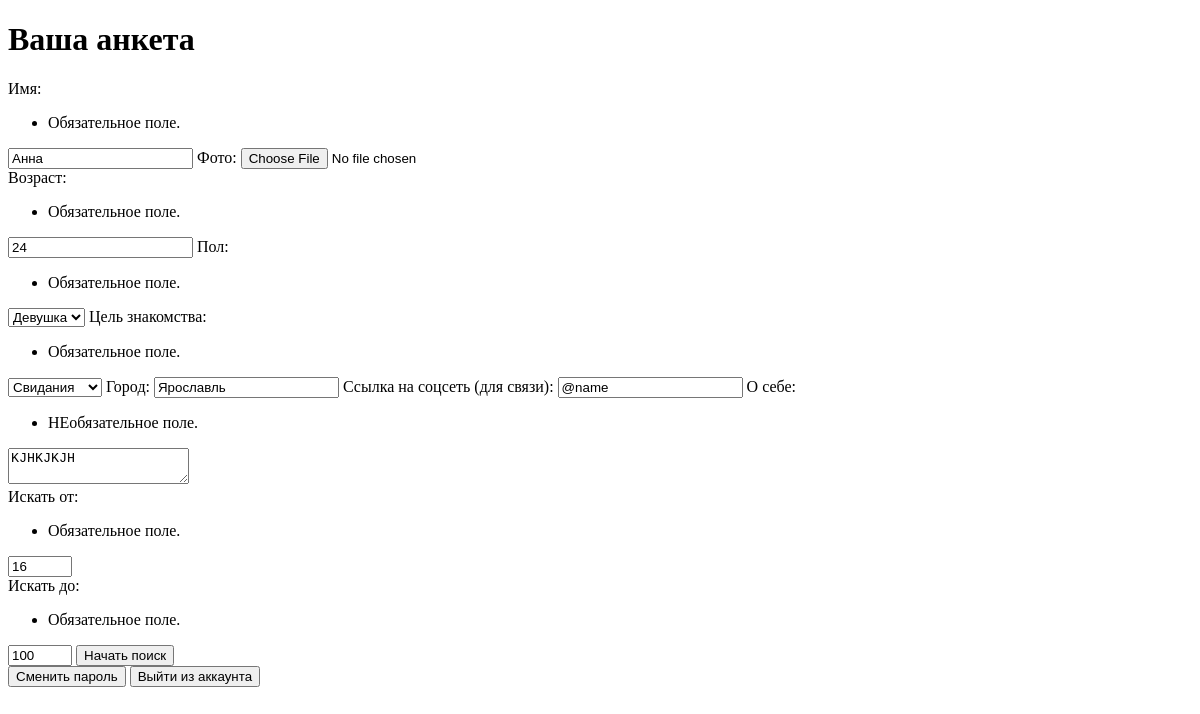
Before: /searching/myprofile/ (signed in) with the older database file.
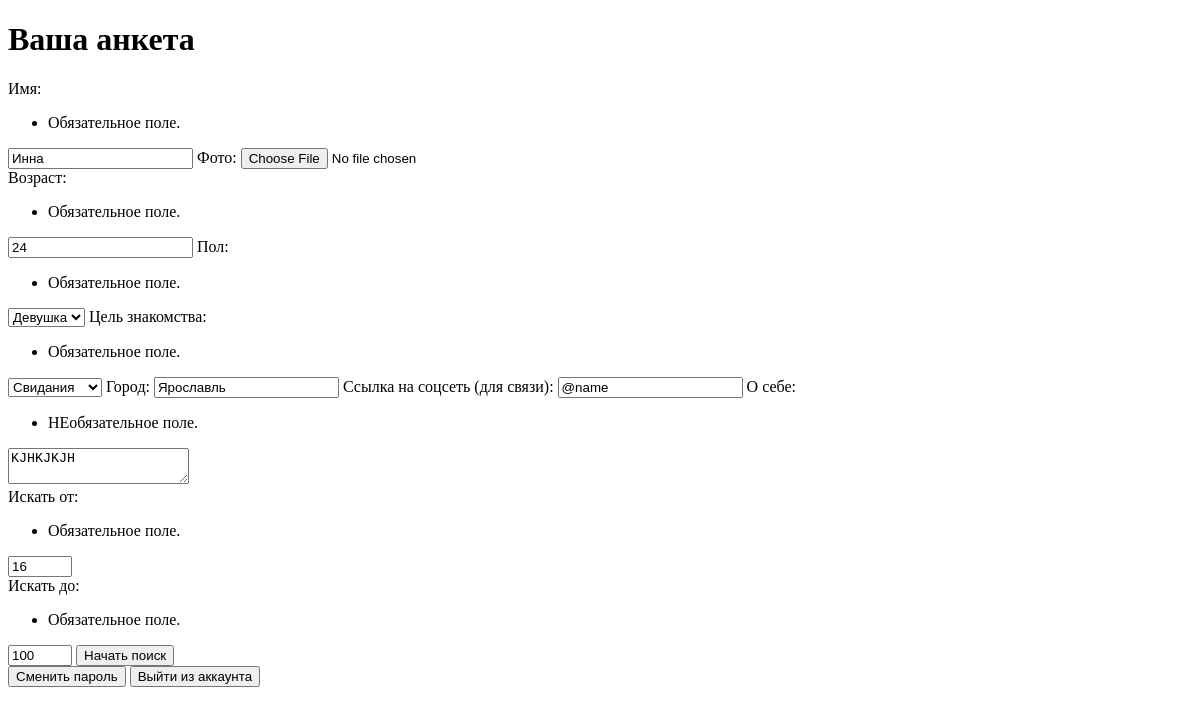
After: the same page with the newer database file.
### searching/models.py (models this page shows, shortened)
class Profile(models.Model):
    genders = (
        ('Парень', 'Парень'),
        ('Девушка', 'Девушка')
    )
    point_of_searching_list = (
        ('Отношения', 'Отношения'),
        ('Свидания', 'Свидания'),
        ('Дружба', 'Дружба'),
        ('Общение', 'Общение'),
    )
    name = models.CharField ('Имя', max_length=50)
    avatar = models.ImageField ('Фото', upload_to='photos/users', default='photos/users/default_avatar.jpg')
    age = models.IntegerField("Возраст")
    gender = models.CharField ("Пол", choices=genders, max_length=30, default=genders[0])
    point_of_searching = models.CharField ("Цель знакомства", choices=point_of_searching_list, max_length=30, default=point_of_searching_list[0])
    city = models.CharField ('Город', max_length=100, default="Не указано")
    description = models.TextField ('О себе', max_length=50)
    social = models.CharField ('Ссылка на соцсеть', max_length=50, default='@name')
    user = models.ForeignKey(User, verbose_name='Автор анкеты', on_delete=models.CASCADE)
    age_search_min = models.IntegerField("Возраст поиска (от)", default=16)
    age_search_max = models.IntegerField("Возраст поиска (до)", default=100)
    class Meta:
        verbose_name = "Анкета"
        verbose_name_plural = "Анкеты"

### searching/views.py (the view)
@login_required
def MyProfileView(request):
    defaults = load_defaults(request)
    return render (request, 'searching/myprofile.html', {'username': request.user.id, 'dname':defaults['name'], 'davatar':defaults['avatar'], 'dcity':defaults['city'], 'dage': defaults['age'], 'dgender': defaults['gender'], 'dpoint_of_searching':defaults['point_of_searching'], 'dsocial':defaults['social'], 'ddescription':defaults['description'], 'dminage':defaults['minage'], 'dmaxage':defaults['maxage']})

### searching/views.py (called while the page is built)
def load_defaults(request):
    profiles = Profile.objects.all()
    for profile in profiles:
        if str(profile.user) == str(request.user.username):
            return {'profileid':profile.id, 'name':profile.name, 'avatar':profile.avatar, 'city':profile.city, 'age': profile.age, 'gender': profile.gender, 'point_of_searching':profile.point_of_searching, 'social':profile.social, 'description':profile.description, 'minage':profile.age_search_min, 'maxage':profile.age_search_max}
    return {'name':'', 'avatar':'', 'city':'', 'age':'', 'gender':'', 'point_of_searching':'', 'social':'', 'description':'', 'minage':'', 'maxage':''}

### templates/searching/myprofile.html (shortened to what this page needs)
<!DOCTYPE html>
<html>
    <head>
    </head>
    <body>
        <h1>Ваша анкета</h1>
        <form action="{% url 'createprofile' %}" method="post">
            <tr>
                <th><label for="id_name">Имя:</label></th>
                <td>
                  <ul class="errorlist"><li>Обязательное поле.</li></ul>
                  <input type="text" value="{{dname}}" name="name" maxlength="50" required id="id_name">
                </td>
              </tr>
              <tr>
                <th><label  for="id_avatar">Фото:</label></th>
                <td>
                  <input type="file" name="avatar" value="{{davatar}}" accept="image/*" id="id_avatar">
                </td>
              </tr>
              <tr>
                <th><br><label for="id_age">Возраст:</label></th>
                <td>
                  <ul class="errorlist"><li>Обязательное поле.</li></ul>
                  <input type="number" value="{{dage}}" name="age" required id="id_age" min='16'>
                </td>
              </tr>
              <tr>
                <th><label for="id_gender">Пол:</label></th>
                <td>
                  <ul class="errorlist"><li>Обязательное поле.</li></ul>
                  <select name="gender" id="id_gender">
                  <option {% if dgender == "Девушка" %}selected{% endif %} value="Девушка">Девушка</option>
                  </select>
                </td>
              </tr>
              <tr>
                <th><label for="id_point_of_searching">Цель знакомства:</label></th>
                <td>
                  <ul class="errorlist"><li>Обязательное поле.</li></ul>
                  <select name="point_of_searching" id="id_point_of_searching">
                <option {% if dpoint_of_searching == "Свидания" %}selected{% endif %} value="Свидания">Свидания</option>
            </select>
                </td>
              </tr>
              <tr>
                <th><label for="id_city">Город:</label></th>
                <td>
                  <input type="text" name="city" value="{{dcity}}" maxlength="100" required id="id_city">
                </td>
              </tr>
              <tr>
                <th><label for="id_city">Ссылка на соцсеть (для связи):</label></th>
                <td>
                  <input type="text" name="social" value="{{dsocial}}" maxlength="50" required id="id_social">
                </td>
              </tr>
              <tr>
                <th><label for="id_description">О себе:</label></th>
                <td>
                  <ul class="errorlist"><li>НЕобязательное поле.</li></ul>
                  <textarea name="description" required  id="id_description">{{ddescription}}</textarea>
                </td>
              </tr>
            <tr>
              <th><br><label for="id_minage">Искать от:</label></th>
              <td>
                <ul class="errorlist"><li>Обязательное поле.</li></ul>
                <input type="number" value="{{dminage}}" name="age_search_min" required id="id_age" min='16' max='100'>
              </td>
            </tr>
            <tr>
              <th><br><label for="id_maxage">Искать до:</label></th>
              <td>
                <ul class="errorlist"><li>Обязательное поле.</li></ul>
                <input type="number" value="{{dmaxage}}" name="age_search_max" required id="id_age" min='16' max='101'>
              </td>
            </tr>
            <button type='submit'>Начать поиск</button>
        </form>
        <button onclick="location.href='{% url 'password_change' %}'">Сменить пароль</button>
        <button onclick="location.href='{% url 'logout' %}?next=/'">Выйти из аккаунта</button>
    </body>
</html>

Changed rows visible on the page:
changed Profile "Девушка": name "Анна" → "Инна"
